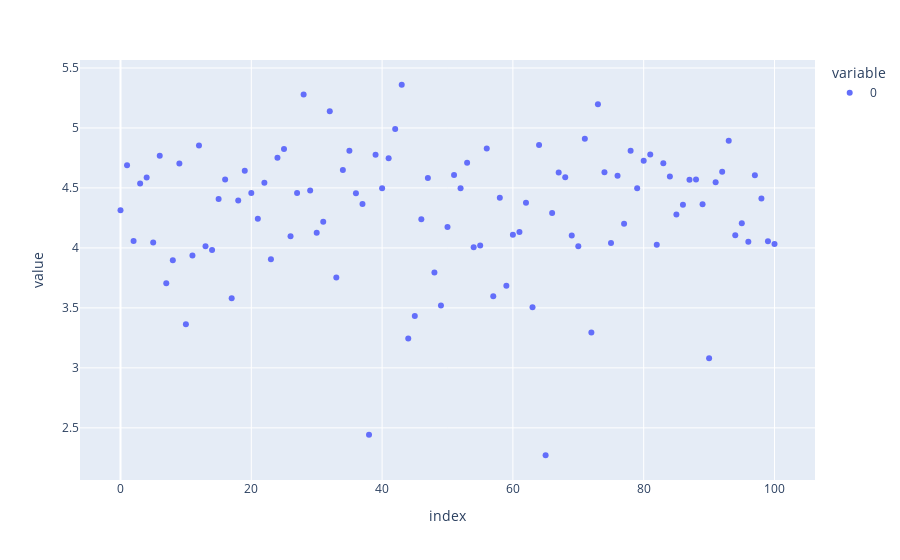

The notebook cell saved with this chart:
### Code cell
px.scatter(u_arr)

### Figure 1 — Plotly figure (JSON) as saved in the notebook; plotly's stock layout.template omitted (floating-point values rounded to 4 significant figures)
{"data": [{"hovertemplate": "variable=0<br>index=%{x}<br>value=%{y}<extra></extra>", "legendgroup": "0", "marker": {"color": "#636efa", "symbol": "circle"}, "mode": "markers", "name": "0", "orientation": "v", "showlegend": true, "type": "scatter", "x": [0, 1, 2, 3, 4, 5, 6, 7, 8, 9, 10, 11, 12, 13, 14, 15, 16, 17, 18, 19, 20, 21, 22, 23, 24, 25, 26, 27, 28, 29, 30, 31, 32, 33, 34, 35, 36, 37, 38, 39, 40, 41, 42, 43, 44, 45, 46, 47, 48, 49, 50, 51, 52, 53, 54, 55, 56, 57, 58, 59, 60, 61, 62, 63, 64, 65, 66, 67, 68, 69, 70, 71, 72, 73, 74, 75, 76, 77, 78, 79, 80, 81, 82, 83, 84, 85, 86, 87, 88, 89, 90, 91, 92, 93, 94, 95, 96, 97, 98, 99, 100], "xaxis": "x", "y": [4.315, 4.688, 4.058, 4.537, 4.586, 4.046, 4.768, 3.706, 3.898, 4.704, 3.363, 3.936, 4.853, 4.014, 3.982, 4.408, 4.571, 3.581, 4.394, 4.643, 4.457, 4.243, 4.543, 3.906, 4.752, 4.825, 4.097, 4.457, 5.278, 4.478, 4.126, 4.218, 5.139, 3.753, 4.65, 4.809, 4.455, 4.367, 2.443, 4.776, 4.496, 4.747, 4.992, 5.36, 3.245, 3.432, 4.239, 4.582, 3.796, 3.52, 4.174, 4.607, 4.497, 4.71, 4.005, 4.021, 4.828, 3.597, 4.417, 3.684, 4.111, 4.134, 4.376, 3.506, 4.858, 2.272, 4.291, 4.629, 4.59, 4.103, 4.013, 4.911, 3.295, 5.197, 4.632, 4.041, 4.601, 4.202, 4.809, 4.498, 4.728, 4.778, 4.026, 4.705, 4.595, 4.28, 4.36, 4.569, 4.57, 4.363, 3.081, 4.548, 4.635, 4.893, 4.106, 4.206, 4.051, 4.606, 4.412, 4.056, 4.033], "yaxis": "y"}], "layout": {"autosize": true, "legend": {"title": {"text": "variable"}, "tracegroupgap": 0}, "margin": {"t": 60}, "xaxis": {"anchor": "y", "autorange": true, "domain": [0, 1], "range": [-5.915, 105.9], "title": {"text": "index"}, "type": "linear"}, "yaxis": {"anchor": "x", "autorange": true, "domain": [0, 1], "range": [2.032, 5.599], "title": {"text": "value"}, "type": "linear"}}}
